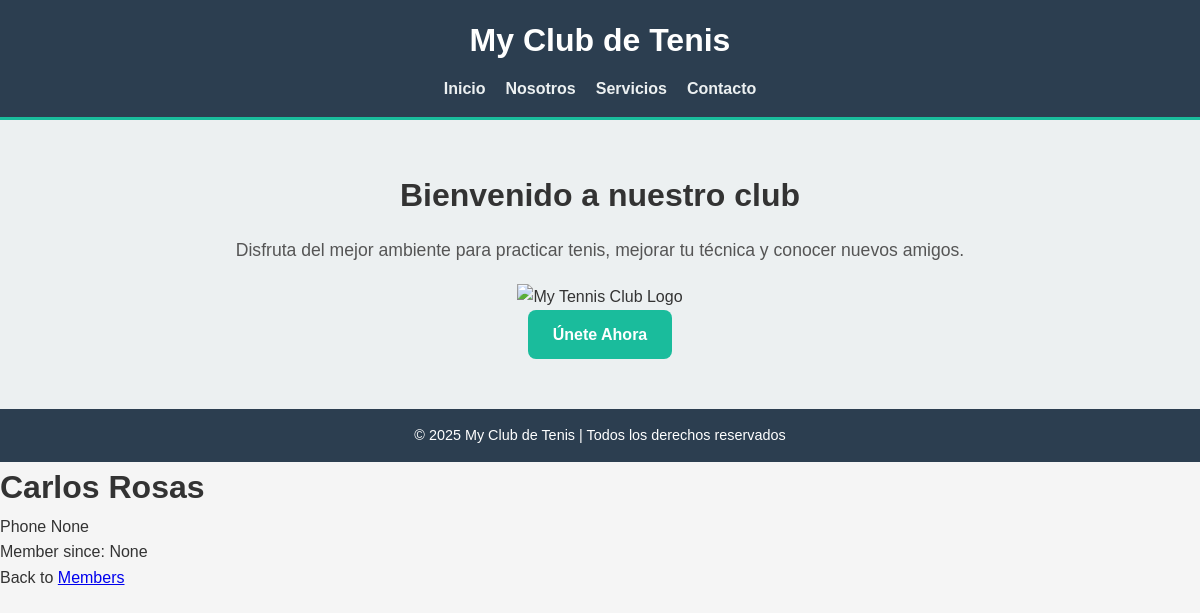
Page /members/details/16 on the earlier database version.
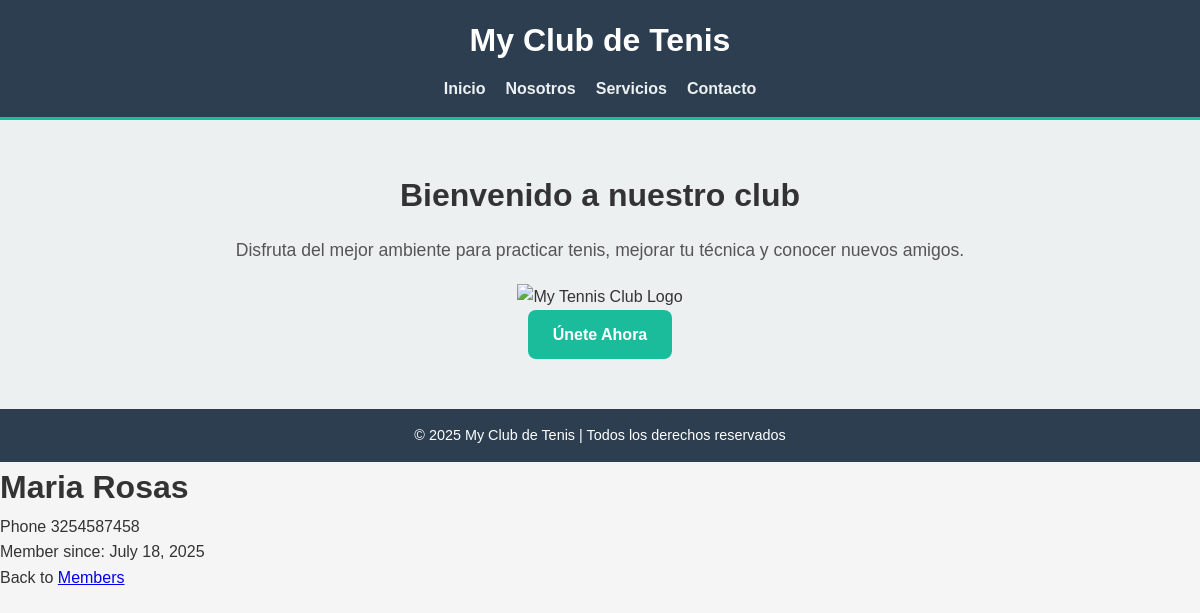
Same page on the later database version.
### members/models.py (models this page shows, shortened)
class Member(models.Model):
    firstname = models.CharField(max_length=255)
    lastname = models.CharField(max_length=255)
    phone = models.IntegerField(null=True)
    joined_date = models.DateField(null=True)

### members/views.py (the view)
# urls.py: path('members/details/<int:id>', views.details, name='details'),
def details(request, id):
    mymember = Member.objects.get(id=id)
    template = loader.get_template("details.html")
    context = {
        "mymember": mymember,
    }
    return HttpResponse(template.render(context, request))

### members/templates/details.html (shortened to what this page needs)
{% extends "master.html" %}
{% block content %}
  <h1>{{ mymember.firstname }} {{ mymember.lastname }}</h1>
  <p>Phone {{ mymember.phone }}</p>
  <p>Member since: {{ mymember.joined_date }}</p>
  <p>Back to <a href="/members">Members</a></p>
{% endblock %}

Differences in the rows shown:
changed Member "Rosas": firstname "Carlos" → "Maria"; phone "None" → "3254587458"; joined_date "None" → "July 18, 2025"
